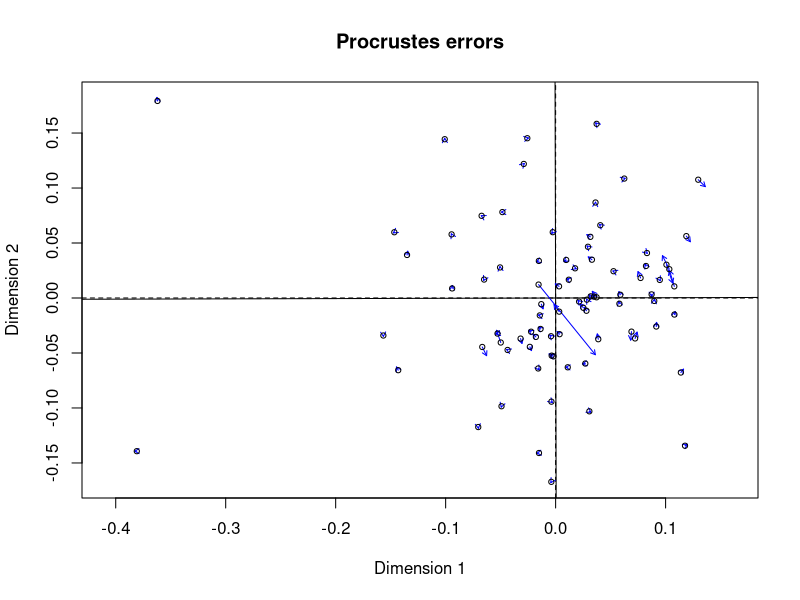
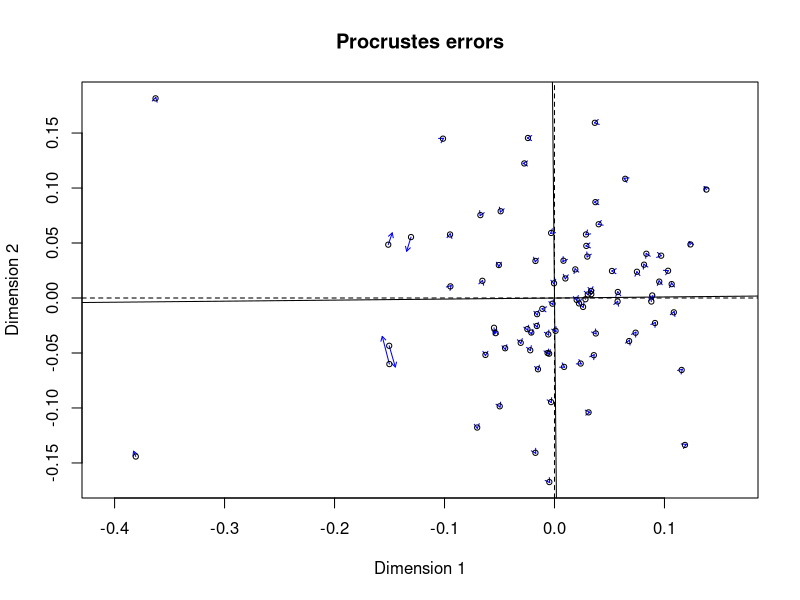
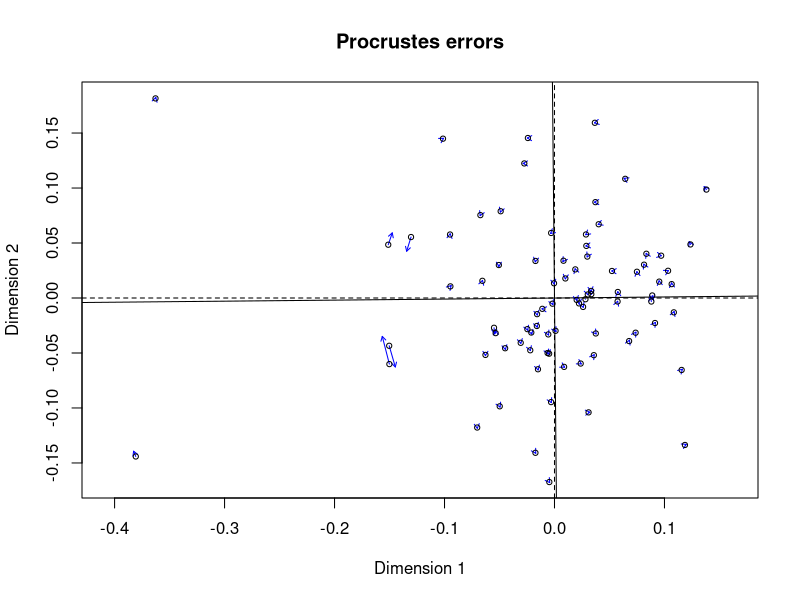
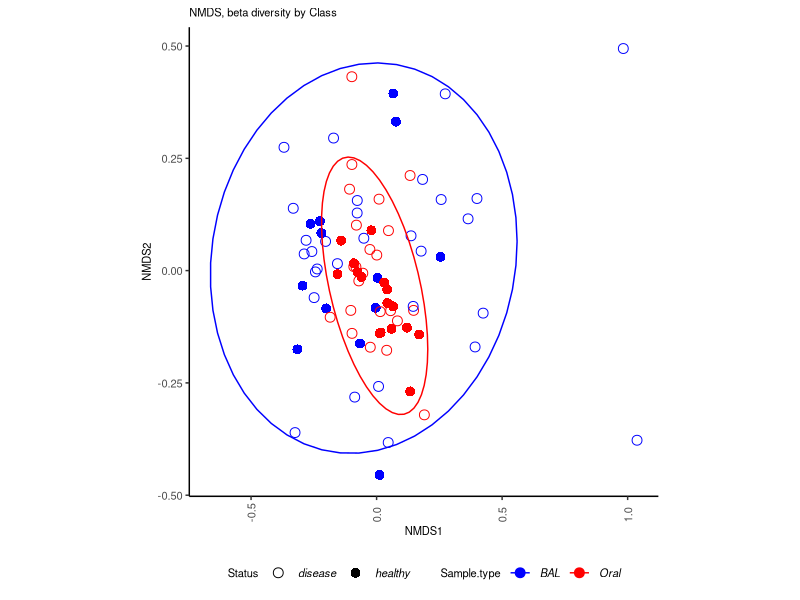
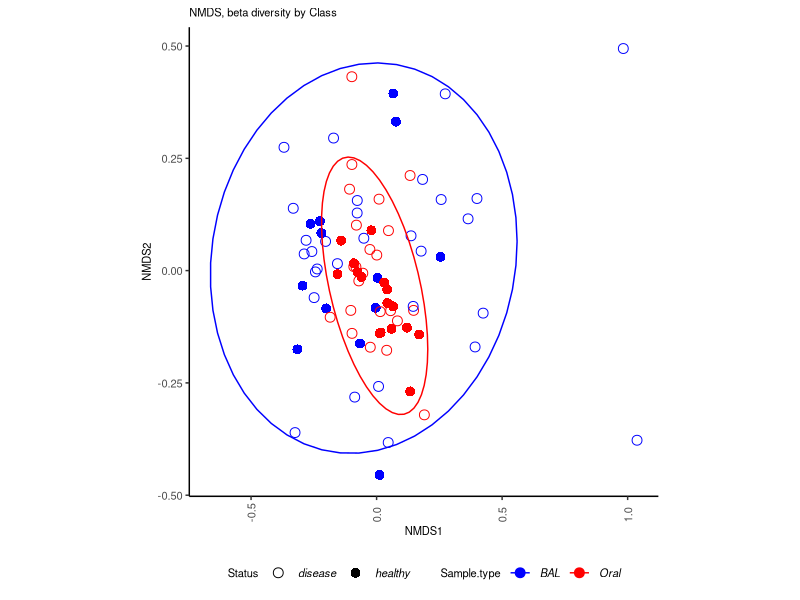

Source code (R) for these figures, in order:
#### Housekeeping ####
setwd("/GitHub/Imperial-Molyneaux/COVID-BAL-OralRinse/")

#### Download libraries ####
#install.packages("dplyr")
library("dplyr")
#install.packages("tidyverse")
library("tidyverse")
#install.packages("ggplot2")
library("ggplot2")
#install.packages("reshape2")
library("reshape2")
#install.paclages("vegan")
library("vegan")
#install.packages("rstatix")
library("rstatix")


# Read in the saved csv file from previously
normalised_data <- read.csv("Class-normalised-metadata.csv") %>%
  filter(!Status == "control") #remove controls

abundance_table <- normalised_data %>%
  select(5:ncol(normalised_data)) # Only select the reads
rowSums(abundance_table) #check if in percentages
abundance_table <- abundance_table/rowSums(abundance_table)*100

metadata <- normalised_data %>%
  select(Sample.type:patient_ID) 
metadata$Sample.type <- as.factor(metadata$Sample.type)
metadata$Status <- as.factor(metadata$Status)
metadata$patient_ID <- as.factor(metadata$patient_ID)

adonis2(abundance_table ~ Status,
        data = metadata, permutations = 999, 
        method = "bray")
            #           Df SumOfSqs      R2     F Pr(>F)  
            # Status    1   0.1752 0.03719 3.747  0.027 *
            # Residual 97   4.5343 0.96281               
            # Total    98   4.7094 1.00000

adonis2(abundance_table ~ Sample.type, 
        data = metadata, permutations = 999,
        method = "bray")
            #             Df SumOfSqs      R2      F Pr(>F)  
            # Sample.type  1   0.1682 0.03571 3.5923   0.03 *
            # Residual    97   4.5413 0.96429                
            # Total       98   4.7094 1.00000

# Does status influence sample type
adonis2(abundance_table ~ Status + Sample.type + Status*Sample.type,
        data = metadata, permutations = 999,
        method = "bray")
            #             Df SumOfSqs      R2      F Pr(>F)  
            # Status       1   0.1752 0.03719 3.7855  0.025 *
            # Sample.type  1   0.0924 0.01962 1.9969  0.133  
            # Residual    96   4.4419 0.94319                
            # Total       98   4.7094 1.00000 

nmds_calc = metaMDS(abundance_table, distance =  "bray", k = 2, 
                    plot = TRUE,
                    try = 100,
                    engine = "monoMDS")

# adding columns from data set to put it into context
data.scores = as.data.frame(scores(nmds_calc)$sites)

plot.data <- cbind(metadata, data.scores)

# Plot using ggplot2
ggplot(data = plot.data, aes(x = NMDS1, y = NMDS2)) + 
  geom_point(aes(colour = Sample.type, shape = Status, fill = Sample.type),
             size = 3) + 
  stat_ellipse(aes(colour = Sample.type)) +
  # scale_"" is used to design the plot
  scale_fill_manual(values = c("white", "white", "white")) + 
  scale_colour_manual(values = c("blue", "red", "darkgreen")) + 
  scale_shape_manual(values = c(1, 16)) +
  labs(title = "NMDS, beta diversity by Class") +
  theme(#Set the title font size
    plot.title = element_text(size=8),
    #Set the legend title position
    legend.position = "bottom",
    #Set the legend title font size
    legend.title = element_text(size=8),
    #Define the size of the legend text and make it italic
    legend.text = element_text(size=8,
                               face = "italic"),
    #Remove the grey background from the legend
    legend.background = element_blank(),
    #Remove the box from the legend
    legend.key = element_blank(),
    #Remove the grey background
    panel.background = element_blank(),
    #Remove the plot border
    panel.border = element_blank(),
    #Remove the major plot grid lines
    panel.grid.major = element_blank(),
    #Remove the minor plot grid lines
    panel.grid.minor = element_blank(),
    #Change orientation of x axis labels
    axis.text.x = element_text(angle=90,
                               hjust=0,
                               vjust=0.5, # "justifying" text
                               size=8),
    axis.title.x = element_text(size=8),
    #Define the axis title text size
    axis.title = element_text(size=8),
    #Define the axis label text size
    axis.text.y = element_text(size=8),
    #Add back the x and y axis lines and define thickness (size), line type, and color
    axis.line = element_line(size = 0.5,
                             linetype = "solid",
                             colour = 
                               "black"),
    #Set the aspect ratio of the plot
    aspect.ratio = 1)

ggsave("NMDS by Phyla.pdf", width = 200, height = 200, units = c("mm"), dpi = 400)
